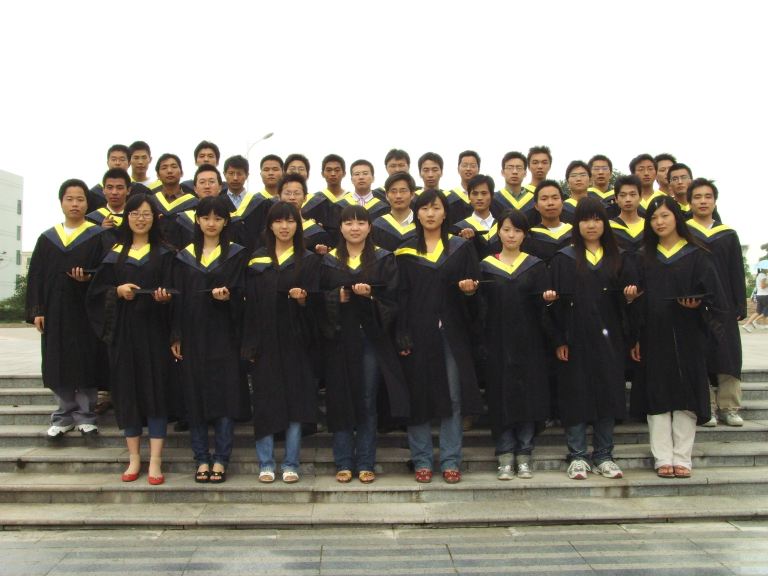
#> input picture test.jpg, 1536 x 1152 px (shown at 1/2 size)
$ python FAST.py test.jpg   (older library calls are emulated)
#> lines starting #> are read from the running program, lines starting #| are printed output that depends on the picture
import sys
import cv2
import math
import numpy as np

radius = 3
pixel_t = 5
compare_num = 16
threshold_num = 12
fast_index = ((-3, 0),
              (-3, 1),
              (-2, 2),
              (-1, 3),
              (0, 3),
              (1, 3),
              (2, 2),
              (3, 1),
              (3, 0),
              (3, -1),
              (2, -2),
              (1, -3),
              (0, -3),
              (-1, -3),
              (-2, -2),
              (-3, -1))


def FAST(argv=sys.argv[1:]):
    img = cv2.imread(argv[1])
#> img is the input picture: shape (1152, 1536, 3); mean B, G, R 130.3, 138.8, 142.2

    height, width, channels = img.shape
#> height = 1152; width = 1536; channels = 3
    height = int(height / 2)
#> height = 576
    width = int(width / 2)
#> width = 768
    dim = (width, height)
#> dim = (768, 576)
    img = cv2.resize(img, dim, interpolation=cv2.INTER_LINEAR)
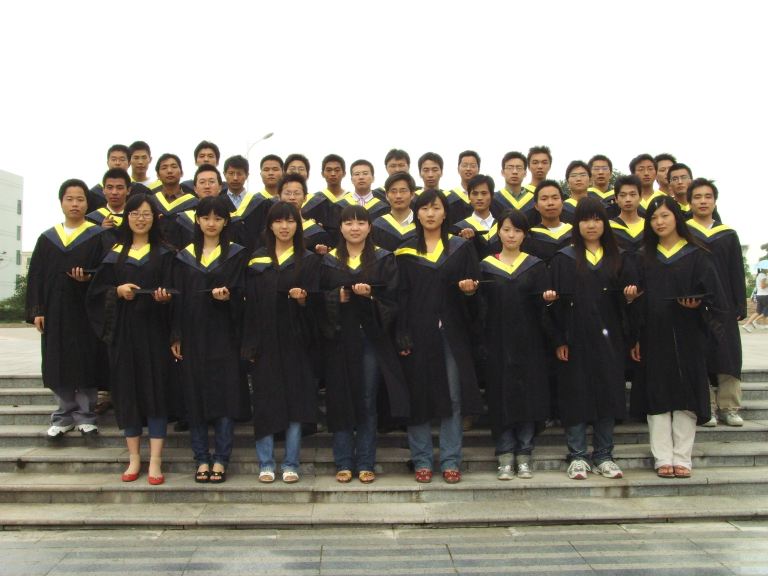
#> img: shape (576, 768, 3); mean B, G, R 130.3, 138.9, 142.3
    gray = cv2.cvtColor(img, cv2.COLOR_RGB2GRAY)
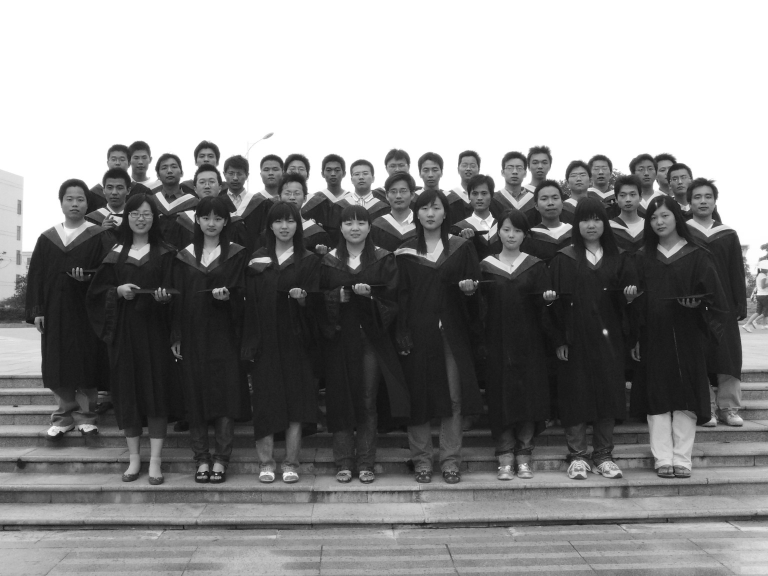
#> gray: shape (576, 768); min 10, max 255, mean 136.7
    cv2.GaussianBlur(gray, (3, 3), 0, gray)
    result = img.copy()

    keypoints = {}
    filtered_keypoints = []
    keypoints_score = np.zeros(shape=[0, width], dtype=np.int)
#> keypoints_score = empty array
    for i in range(radius, height - radius):
        score_line = np.zeros(shape=[1, width], dtype=np.int)
        keypoints_line = np.empty(shape=[0, 2], dtype=np.int)
        for j in range(radius, width - radius):
            center = gray[i, j]
            a = 0
            pixel_diff = np.int16(gray[i + fast_index[0][0], j + fast_index[0][1]]) - center
            a += 1 if math.fabs(pixel_diff) > pixel_t else 0
            pixel_diff = np.int16(gray[i + fast_index[8][0], j + fast_index[8][1]]) - center
            a += 1 if math.fabs(pixel_diff) > pixel_t else 0
            if a < 2:
                continue
            pixel_diff = np.int16(gray[i + fast_index[4][0], j + fast_index[4][1]]) - center
            a += 1 if math.fabs(pixel_diff) > pixel_t else 0
            pixel_diff = np.int16(gray[i + fast_index[11][0], j + fast_index[11][1]]) - center
            a += 1 if math.fabs(pixel_diff) > pixel_t else 0

            if a < 3:
                continue

            same_pixel_index = []
            for k in range(len(fast_index)):
                pixel_diff = np.int16(gray[i + fast_index[k][0], j + fast_index[k][1]]) - center
                if math.fabs(pixel_diff) <= pixel_t:
                    same_pixel_index.append(k)

            if len(same_pixel_index) > 1:
                for l in range(len(same_pixel_index)):
                    dist = 0
                    if l >= 1:
                        dist = same_pixel_index[l] - same_pixel_index[l - 1]
                    else:
                        dist = 16 - (same_pixel_index[len(same_pixel_index) - 1] - same_pixel_index[l])
                    if math.fabs(dist) >= threshold_num:
                        # print("Found key point")
                        # cv2.drawMarker(result, (j,i), (255, 0, 0),
                        #                markerType=cv2.MARKER_SQUARE,
                        #                markerSize=6, thickness=1)
                        score = corner_score((i, j), gray)
                        score_line[0,j] = score
                        keypoints_line = np.append(keypoints_line, [[i, j]], axis=0)
                        # keypoints = np.sort(keypoints, axis=0, kind='quicksort')
                        break;
            else:
                score = corner_score((i, j), gray)
                score_line[0, j] = score
                keypoints_line = np.append(keypoints_line, [[i, j]], axis=0)

        keypoints_score = np.append(keypoints_score, score_line, axis=0)
        keypoints[i] = keypoints_line

        # 不够non-maximal suppression计算
        if np.size(keypoints_score, axis=0) < 3:
            continue

        prev_idx = i - 2
        curr_idx = i - 1
        next_idx = i
        try:
            for k in range(len(keypoints[curr_idx])):
                index = keypoints[curr_idx][k]
                score = keypoints_score[curr_idx-3, index[1]]
                if score > keypoints_score[prev_idx-3, index[1] - 1] \
                        and score > keypoints_score[prev_idx-3, index[1]] \
                        and score > keypoints_score[prev_idx-3, index[1] + 1] \
                        and score > keypoints_score[curr_idx-3, index[1] - 1] \
                        and score > keypoints_score[curr_idx-3, index[1] + 1] \
                        and score > keypoints_score[next_idx-3, index[1] - 1] \
                        and score > keypoints_score[next_idx-3, index[1]] \
                        and score > keypoints_score[next_idx-3, index[1] + 1]:
                    filtered_keypoints.append((index[1], index[0]))
        except KeyError:
            continue
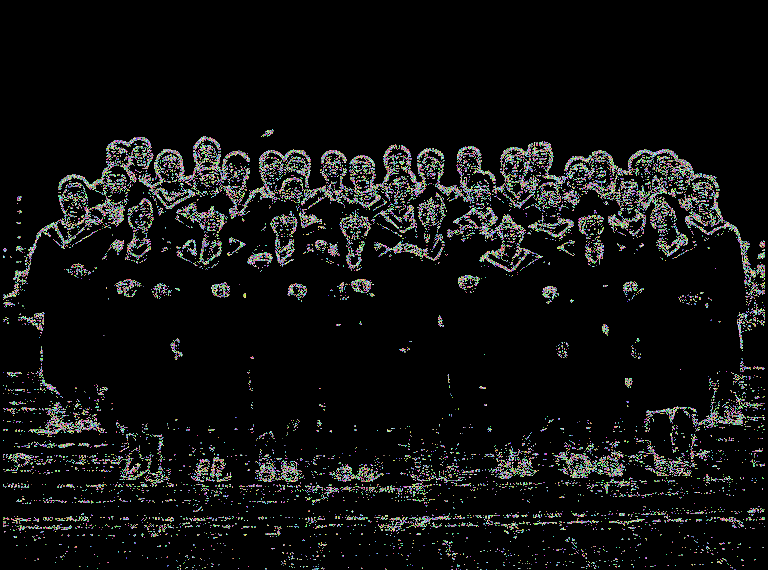
#> keypoints_score: shape (570, 768) int64; 1387 distinct labels, from 0 to 1897; one colour per label, 0 black
#> after the loop, filtered_keypoints = 5764 pairs, first value 3 to 764, second value 134 to 571; keypoints = 570 items

    for i in range(len(filtered_keypoints)):
        cv2.drawMarker(result, filtered_keypoints[i], (255, 0, 0),
                       markerType=cv2.MARKER_SQUARE, markerSize=6, thickness=1)
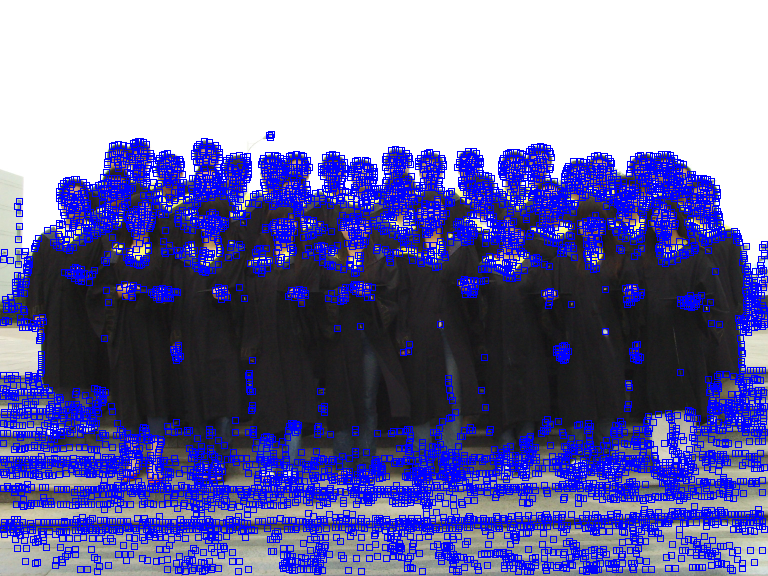
#> result: shape (576, 768, 3); mean B, G, R 164.8, 112.9, 114.2
    cv2.imshow("FAST result", result)

    # Initiate FAST object with default values
    fast = cv2.FastFeatureDetector_create()
    # find and draw the keypoints
    kp = fast.detect(img, None)
#> kp = 5777 keypoints; strongest (x, y, size): (477, 281, 7), (192, 244, 7), (450, 234, 7), (571, 226, 7)
    img2 = cv2.drawKeypoints(img, kp, None, color=(255, 0, 0))
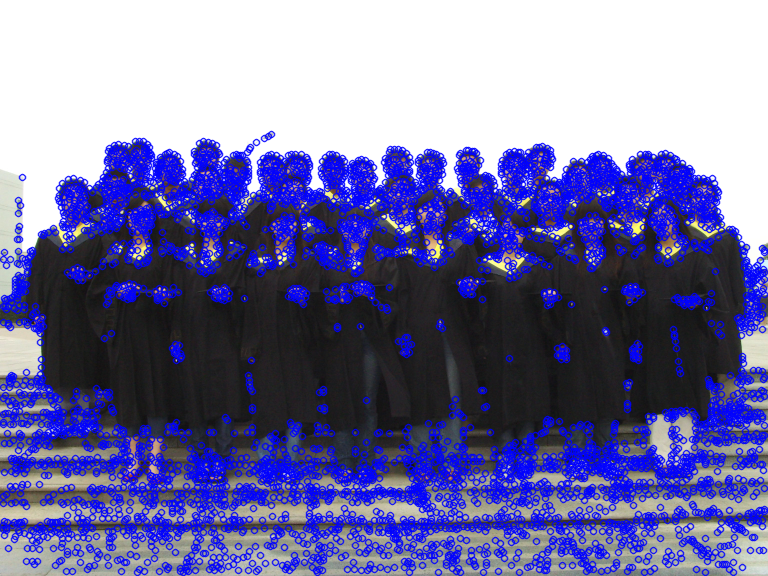
#> img2: shape (576, 768, 3); mean B, G, R 163.5, 113.8, 115.1
    cv2.imshow("FAST opencv result", img2)

    while (1):
        if cv2.waitKey(20) & 0xFF == 27:
#> (key Esc is pressed here)
            break
    cv2.destroyAllWindows()


def corner_score(keypoints, gray):
    center = int(gray[keypoints[0], keypoints[1]])
    sum_absolute_diff = 0
    for j in range(len(fast_index)):
        pixel = gray[keypoints[0] + fast_index[j][0], keypoints[1] + fast_index[j][1]]
        sum_absolute_diff += math.fabs(
            center - pixel
        )
    return sum_absolute_diff


if __name__ == '__main__':
    FAST(sys.argv)
